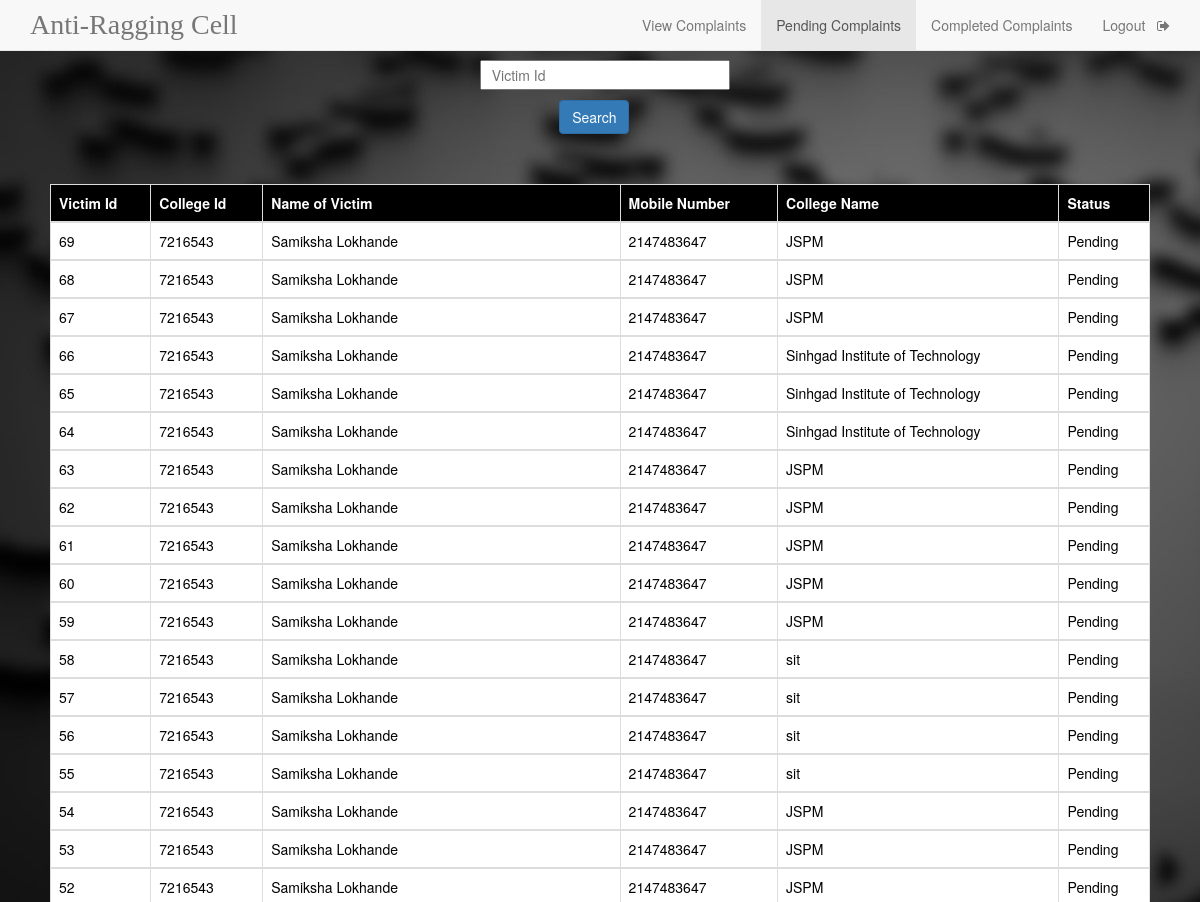
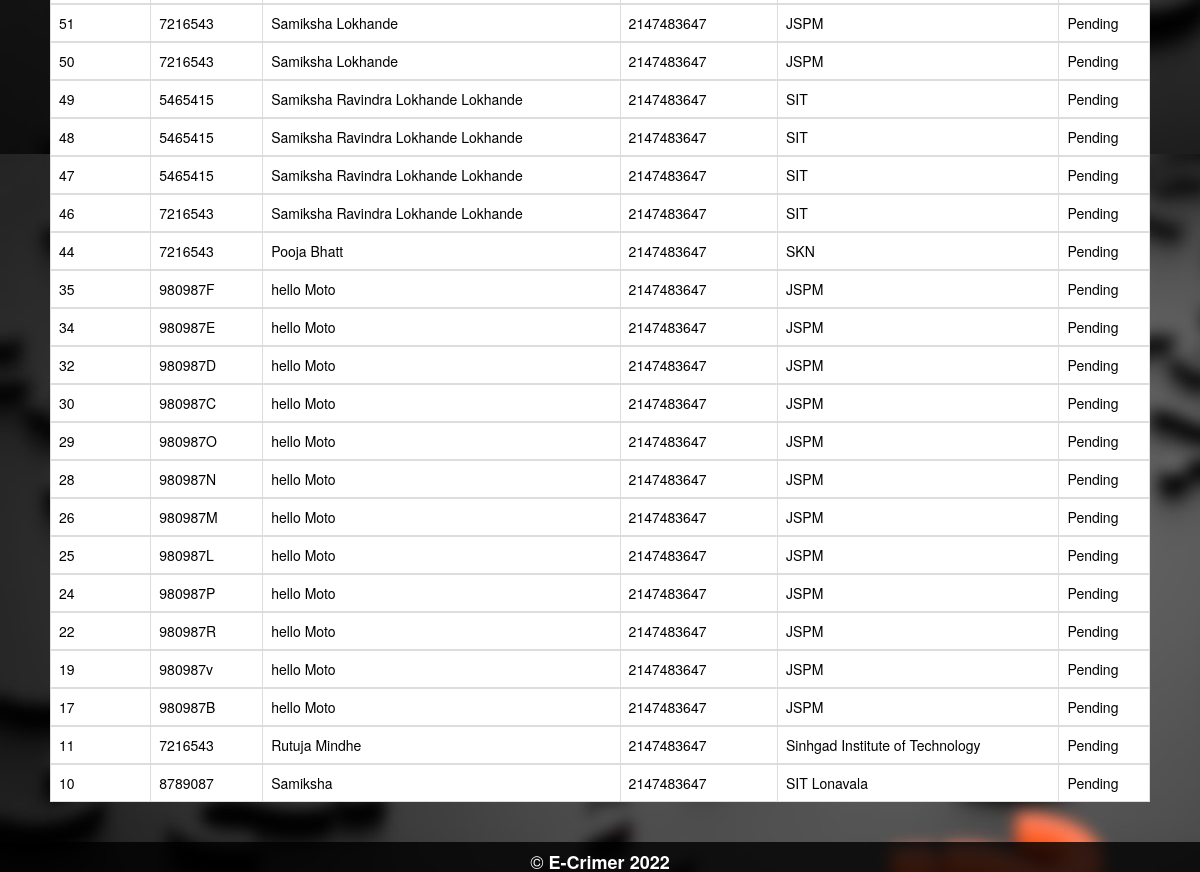
The app's page /pending_complaints.php (signed in) with its own data (2 pictures, top to bottom).
### tables this page shows
CREATE TABLE `anti_ragging_complaint` (
  `victim_id` int(10) NOT NULL,
  `victim_category` varchar(70) NOT NULL,
  `victim_name` varchar(200) NOT NULL,
  `victim_mobileNo` int(20) NOT NULL,
  `victim_email` text NOT NULL,
  `victim_gender` varchar(10) NOT NULL,
  `victim_caste` varchar(30) NOT NULL,
  `victim_state` varchar(40) NOT NULL,
  `victim_clg_name` varchar(50) NOT NULL,
  `victim_clg_pin` int(7) NOT NULL,
  `victim_address` varchar(200) NOT NULL,
  `victim_ragging_details` varchar(600) NOT NULL,
  `victim_clg_id` varchar(7) NOT NULL,
  `Status` varchar(30) NOT NULL DEFAULT 'Pending'
);

### pending_complaints.php (the view, shortened to what this page needs)
<!DOCTYPE html>
<html>
<head>
<?php
    $conn=mysqli_connect("localhost","root","","crime_portal");
    $query="select victim_id,victim_clg_id,victim_name,victim_mobileNo,victim_clg_name,Status from anti_ragging_complaint where Status='pending' order by victim_id desc";
    $result=mysqli_query($conn,$query);
?>
	<link rel="stylesheet" type="text/css" href="https://maxcdn.bootstrapcdn.com/bootstrap/3.3.5/css/bootstrap.min.css">
	<link rel="stylesheet" type="text/css" href="https://maxcdn.bootstrapcdn.com/font-awesome/4.4.0/css/font-awesome.min.css">
</head>
<body style="background-image: url(search1.jpeg);">
	<nav  class="navbar navbar-default navbar-fixed-top">
  <div class="container">
    <div class="navbar-header">
    <a class="navbar-brand" href="anti_ragging_home.php" style="font-family: Book Antiqua;font-size: 28px;">Anti-Ragging Cell</a>
    </div>
      <ul class="nav navbar-nav navbar-right">
        <li ><a href="anti-ragging-complaints.php">View Complaints</a></li>
        <li class="active"><a href="pending_complaints.php">Pending Complaints</a></li>
        <li ><a href="completed_complaints.php">Completed Complaints</a></li>
        <li><a href="c_logout.php">Logout &nbsp <i class="fa fa-sign-out" aria-hidden="true"></i></a></li>
      </ul>
    </div>
 </nav>
 <div>
    <form style="margin-top: 5%; margin-left: 40%;" method="post">
      <input type="text" name="vid" style="width: 250px; height: 30px;" placeholder="&nbsp Victim Id" id="viid" onfocusout="f1()" required>
        <div>
      <input class="btn btn-primary" type="submit" value="Search" name="s1" style="margin-top: 10px; margin-left: 11%;">
     </div>
     </form>
 </div>
<div style="padding:50px;">
   <table class="table table-bordered">
       <thead class="thead-dark" style="background-color: black; color:white;">
    <tr>
      <th scope="col">Victim Id</th>
      <th scope="col">College Id</th>
      <th scope="col">Name of Victim</th>
      <th scope="col">Mobile Number</th>
      <th scope="col">College Name</th>
      <th scope="col">Status</th>
    </tr>
       </thead>
      <?php
              while($rows=mysqli_fetch_assoc($result)){
             ?>
       <tbody style="background-color: white; color: black;">
    <tr>
      <td><?php echo $rows['victim_id']; ?></td>
      <td><?php echo $rows['victim_clg_id']; ?></td>
      <td><?php echo $rows['victim_name']; ?></td>
      <td><?php echo $rows['victim_mobileNo']; ?></td>
      <td><?php echo $rows['victim_clg_name']; ?></td>
      <td><?php echo $rows['Status']; ?></td>
    </tr>
       </tbody>
       <?php
}
?>
</table>
 </div>
 <div style="position: fixed;
    float: left;
    margin-bottom: 0px;
   left: 0;
   bottom: 0;
   width: 100%;
   height: 30px;
   background-color: rgba(0,0,0,0.8);
   color: white;
   text-align: center;">
  <h4 style="color: white;">&copy <b>E-Crimer 2022</b></h4>
</div>
</body>
</html>

### records on screen
anti_ragging_complaint: victim_id "69", victim_clg "7216543", victim_name "Samiksha Lokhande", victim_mobileNo "2147483647", victim_clg_name "JSPM", Status "Pending"
anti_ragging_complaint: victim_id "68", victim_clg "7216543", victim_name "Samiksha Lokhande", victim_mobileNo "2147483647", victim_clg_name "JSPM", Status "Pending"
anti_ragging_complaint: victim_id "67", victim_clg "7216543", victim_name "Samiksha Lokhande", victim_mobileNo "2147483647", victim_clg_name "JSPM", Status "Pending"
anti_ragging_complaint: victim_id "66", victim_clg "7216543", victim_name "Samiksha Lokhande", victim_mobileNo "2147483647", victim_clg_name "Sinhgad Institute of Technology", Status "Pending"
anti_ragging_complaint: victim_id "65", victim_clg "7216543", victim_name "Samiksha Lokhande", victim_mobileNo "2147483647", victim_clg_name "Sinhgad Institute of Technology", Status "Pending"
anti_ragging_complaint: victim_id "64", victim_clg "7216543", victim_name "Samiksha Lokhande", victim_mobileNo "2147483647", victim_clg_name "Sinhgad Institute of Technology", Status "Pending"
anti_ragging_complaint: victim_id "63", victim_clg "7216543", victim_name "Samiksha Lokhande", victim_mobileNo "2147483647", victim_clg_name "JSPM", Status "Pending"
anti_ragging_complaint: victim_id "62", victim_clg "7216543", victim_name "Samiksha Lokhande", victim_mobileNo "2147483647", victim_clg_name "JSPM", Status "Pending"
anti_ragging_complaint: victim_id "61", victim_clg "7216543", victim_name "Samiksha Lokhande", victim_mobileNo "2147483647", victim_clg_name "JSPM", Status "Pending"
anti_ragging_complaint: victim_id "60", victim_clg "7216543", victim_name "Samiksha Lokhande", victim_mobileNo "2147483647", victim_clg_name "JSPM", Status "Pending"
anti_ragging_complaint: victim_id "59", victim_clg "7216543", victim_name "Samiksha Lokhande", victim_mobileNo "2147483647", victim_clg_name "JSPM", Status "Pending"
anti_ragging_complaint: victim_id "58", victim_clg "7216543", victim_name "Samiksha Lokhande", victim_mobileNo "2147483647", victim_clg_name "sit", Status "Pending"
anti_ragging_complaint: victim_id "57", victim_clg "7216543", victim_name "Samiksha Lokhande", victim_mobileNo "2147483647", victim_clg_name "sit", Status "Pending"
anti_ragging_complaint: victim_id "56", victim_clg "7216543", victim_name "Samiksha Lokhande", victim_mobileNo "2147483647", victim_clg_name "sit", Status "Pending"
anti_ragging_complaint: victim_id "55", victim_clg "7216543", victim_name "Samiksha Lokhande", victim_mobileNo "2147483647", victim_clg_name "sit", Status "Pending"
anti_ragging_complaint: victim_id "54", victim_clg "7216543", victim_name "Samiksha Lokhande", victim_mobileNo "2147483647", victim_clg_name "JSPM", Status "Pending"
anti_ragging_complaint: victim_id "53", victim_clg "7216543", victim_name "Samiksha Lokhande", victim_mobileNo "2147483647", victim_clg_name "JSPM", Status "Pending"
anti_ragging_complaint: victim_id "52", victim_clg "7216543", victim_name "Samiksha Lokhande", victim_mobileNo "2147483647", victim_clg_name "JSPM", Status "Pending"
anti_ragging_complaint: victim_id "51", victim_clg "7216543", victim_name "Samiksha Lokhande", victim_mobileNo "2147483647", victim_clg_name "JSPM", Status "Pending"
anti_ragging_complaint: victim_id "50", victim_clg "7216543", victim_name "Samiksha Lokhande", victim_mobileNo "2147483647", victim_clg_name "JSPM", Status "Pending"
anti_ragging_complaint: victim_id "49", victim_clg "5465415", victim_name "Samiksha Ravindra Lokhande Lokhande", victim_mobileNo "2147483647", victim_clg_name "SIT", Status "Pending"
anti_ragging_complaint: victim_id "48", victim_clg "5465415", victim_name "Samiksha Ravindra Lokhande Lokhande", victim_mobileNo "2147483647", victim_clg_name "SIT", Status "Pending"
anti_ragging_complaint: victim_id "47", victim_clg "5465415", victim_name "Samiksha Ravindra Lokhande Lokhande", victim_mobileNo "2147483647", victim_clg_name "SIT", Status "Pending"
anti_ragging_complaint: victim_id "46", victim_clg "7216543", victim_name "Samiksha Ravindra Lokhande Lokhande", victim_mobileNo "2147483647", victim_clg_name "SIT", Status "Pending"
anti_ragging_complaint: victim_id "44", victim_clg "7216543", victim_name "Pooja Bhatt", victim_mobileNo "2147483647", victim_clg_name "SKN", Status "Pending"
anti_ragging_complaint: victim_id "35", victim_clg "980987F", victim_name "hello Moto", victim_mobileNo "2147483647", victim_clg_name "JSPM", Status "Pending"
anti_ragging_complaint: victim_id "34", victim_clg "980987E", victim_name "hello Moto", victim_mobileNo "2147483647", victim_clg_name "JSPM", Status "Pending"
anti_ragging_complaint: victim_id "32", victim_clg "980987D", victim_name "hello Moto", victim_mobileNo "2147483647", victim_clg_name "JSPM", Status "Pending"
anti_ragging_complaint: victim_id "30", victim_clg "980987C", victim_name "hello Moto", victim_mobileNo "2147483647", victim_clg_name "JSPM", Status "Pending"
anti_ragging_complaint: victim_id "29", victim_clg "980987O", victim_name "hello Moto", victim_mobileNo "2147483647", victim_clg_name "JSPM", Status "Pending"
anti_ragging_complaint: victim_id "28", victim_clg "980987N", victim_name "hello Moto", victim_mobileNo "2147483647", victim_clg_name "JSPM", Status "Pending"
anti_ragging_complaint: victim_id "26", victim_clg "980987M", victim_name "hello Moto", victim_mobileNo "2147483647", victim_clg_name "JSPM", Status "Pending"
anti_ragging_complaint: victim_id "25", victim_clg "980987L", victim_name "hello Moto", victim_mobileNo "2147483647", victim_clg_name "JSPM", Status "Pending"
anti_ragging_complaint: victim_id "24", victim_clg "980987P", victim_name "hello Moto", victim_mobileNo "2147483647", victim_clg_name "JSPM", Status "Pending"
anti_ragging_complaint: victim_id "22", victim_clg "980987R", victim_name "hello Moto", victim_mobileNo "2147483647", victim_clg_name "JSPM", Status "Pending"
anti_ragging_complaint: victim_id "19", victim_clg "980987v", victim_name "hello Moto", victim_mobileNo "2147483647", victim_clg_name "JSPM", Status "Pending"
anti_ragging_complaint: victim_id "17", victim_clg "980987B", victim_name "hello Moto", victim_mobileNo "2147483647", victim_clg_name "JSPM", Status "Pending"
anti_ragging_complaint: victim_id "11", victim_clg "7216543", victim_name "Rutuja Mindhe", victim_mobileNo "2147483647", victim_clg_name "Sinhgad Institute of Technology", Status "Pending"
anti_ragging_complaint: victim_id "10", victim_clg "8789087", victim_name "Samiksha", victim_mobileNo "2147483647", victim_clg_name "SIT Lonavala", Status "Pending"
